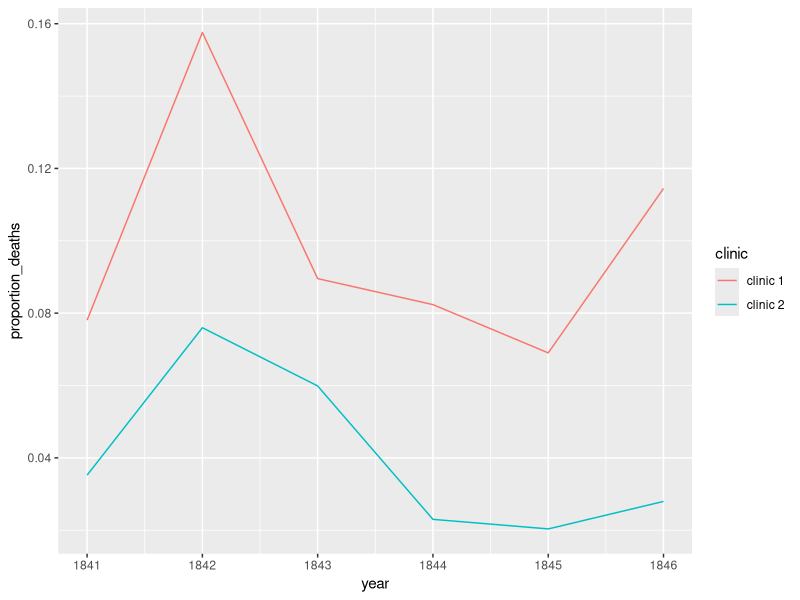
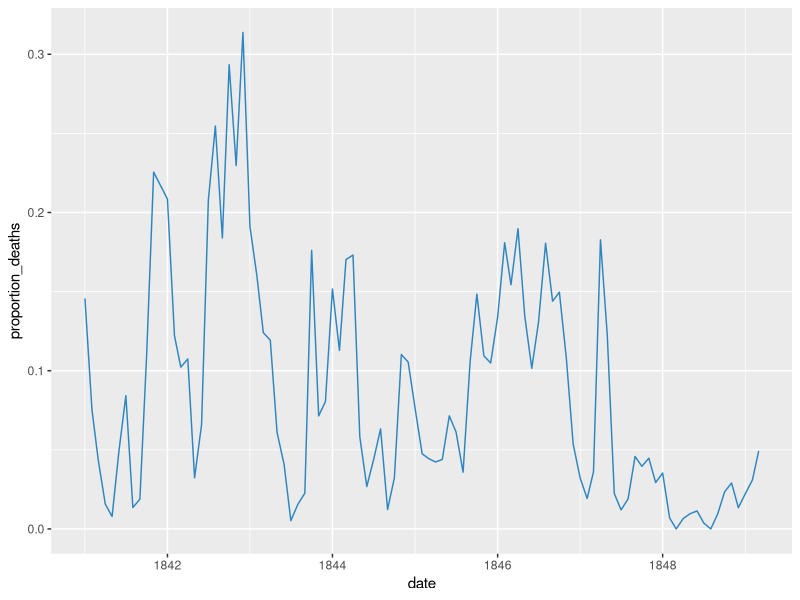
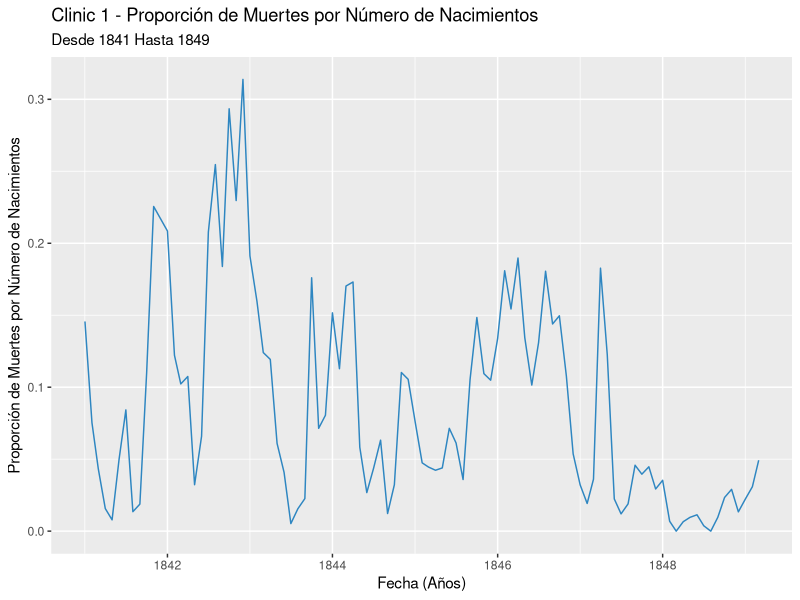
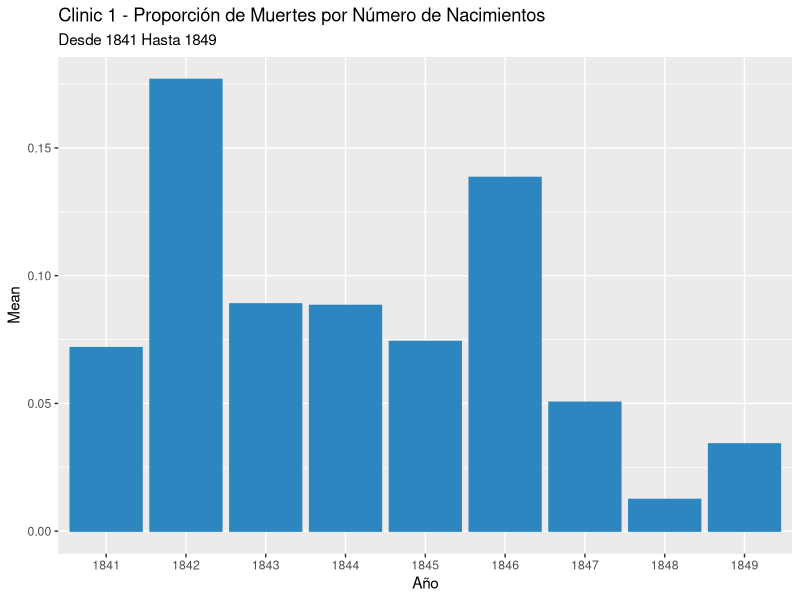

These figures' R source, in order:
## ---- chunk 1
library(tidyverse)
## ---- chunk 2
yearly <- read_csv("./files/deaths_handwashing.csv",show_col_types = FALSE)

## ---- chunk 3
print(yearly)
## ---- chunk 4
yearly <- mutate(yearly, proportion_deaths = deaths/births)

## ---- chunk 5
print(yearly)
## ---- chunk 6
ggplot(yearly, aes(x=year, y=proportion_deaths, group=clinic, color=clinic)) + geom_line()
## ---- chunk 7
monthly <- read_csv("./files/deaths_clinic_1.csv",show_col_types = FALSE)
## ---- chunk 8
monthly <- mutate(monthly, proportion_deaths = deaths/births)
## ---- chunk 9
print(head(monthly,n=10))
## ---- chunk 10
grafica <- ggplot(monthly, aes(x=date, y=proportion_deaths, color="Clinic 1"))+geom_line(colour="#2E86C1")
grafica
## ---- chunk 11
grafica + labs(title="Clinic 1 - Proporción de Muertes por Número de Nacimientos", subtitle = "Desde 1841 Hasta 1849",
            x="Fecha (Años)", y="Proporción de Muertes por Número de Nacimientos")
## ---- chunk 12
death_by_year <- monthly%>%group_by(format(as.Date(date, format="%d/%m/%Y"),"%Y"))%>%summarise(Mean = mean(proportion_deaths))
names(death_by_year)[1] = "Year"
## ---- chunk 13
ggplot(death_by_year, aes(x=Year,y=Mean)) + geom_bar(stat='identity',colour="#2E86C1", fill = "#2E86C1") +
       labs(title="Clinic 1 - Proporción de Muertes por Número de Nacimientos", subtitle = "Desde 1841 Hasta 1849", x="Año", y="Mean")
